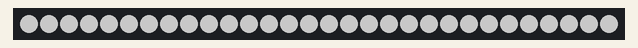
Bench run of a sketch on a simulated Arduino Uno, built with avr-gcc and run on an emulated ATmega328P. On the bench: 30 RGB LEDs in strip order, left to right. Dim RGB values are drawn brighter than linear; colours are those a GRB WS2812 strip shows for the declared byte order.

Above: at 0.1 s.
At 1.35 s:
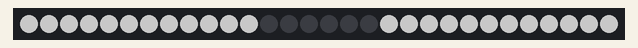
At 1.86 s:
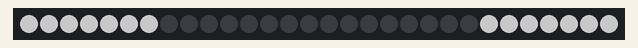
At 2.47 s:
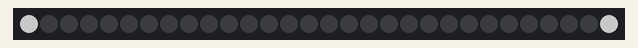

Measured:
- by itself, everything shown: repeats every 2.6 s, in 16 steps

The sketch:

program_8.ino
```cpp
#include <FastLED.h>
// how many number of LEDs in your strip?
#define NUM_LEDS 30

#define DATA_PIN 3
#define CLOCK_PIN 12
#define BRIGHTNESS 100
#define COLOR_ORDER RGB

// Define the array of leds
CRGB leds[NUM_LEDS];
void setup() {
  // FastLED.addLeds<WS2812B, DATA_PIN, COLOR_ORDER>(leds,
  // NUM_LEDS).setCorrection(TypicalLEDStrip);
  FastLED.addLeds<WS2812B, DATA_PIN, RGB>(leds, NUM_LEDS);
  FastLED.setBrightness(BRIGHTNESS);
}
// Write a program that shows lights up completely and turns the lights off from
// the middle out.
void loop() {
  // turn on all LEDs
  for (int i = 0; i < NUM_LEDS; i++) {
    leds[i] = CRGB::White; // set LED to white
  }
  FastLED.show(); // update the LEDs
  delay(1000);    // delay for 1 second

  // turn off LEDs from the middle out
  for (int i = NUM_LEDS / 2; i >= 0; i--) {
    leds[i] = CRGB::Black;                // turn LED off
    leds[NUM_LEDS - 1 - i] = CRGB::Black; // turn LED off
    FastLED.show();                       // update the LEDs
    delay(100);                           // delay for 100 milliseconds
  }
}
```
